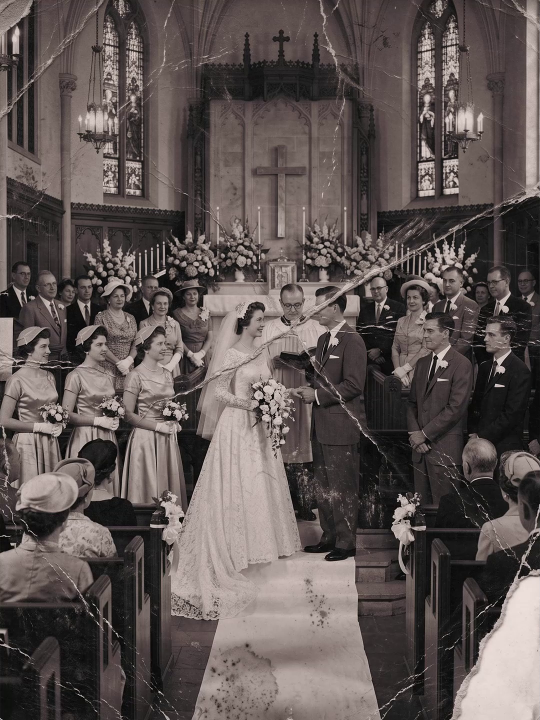
#> input picture frame 14 of assets/videos/ClassicWedding.mp4, 1080 x 1440 px (shown at 1/2 size)
$ python combine_grid_videos.py
#> lines starting #> are read from the running program, lines starting #| are printed output that depends on the picture; pictures that were not available may be replaced by others from this repository, and a replacement may not be noted
import cv2
import os
import numpy as np

def combine_videos():
    video_dir = os.path.join(os.getcwd(), 'assets', 'videos')
    v1_path = os.path.join(video_dir, 'ClassicWedding.mp4')
    v2_path = os.path.join(video_dir, 'FamilyPhoto.mp4')
    v3_path = os.path.join(video_dir, 'OldMemories.mp4')
    v4_path = os.path.join(video_dir, 'VintagePortrait.mp4')
    out_path = os.path.join(video_dir, 'TransformationGridMaster.mp4')

    cap1 = cv2.VideoCapture(v1_path)
    cap2 = cv2.VideoCapture(v2_path)
    cap3 = cv2.VideoCapture(v3_path)
    cap4 = cv2.VideoCapture(v4_path)

    fps = cap1.get(cv2.CAP_PROP_FPS) or 24.0

    # Intrinsic 3:4 aspect ratio for cards (1080x1440 => 480x640)
    card_w = 480
    card_h = 640
    gap = 24  # gap between grid cards

    grid_w = card_w * 2 + gap
    grid_h = card_h * 2 + gap

    fourcc = cv2.VideoWriter_fourcc(*'mp4v')
    out = cv2.VideoWriter(out_path, fourcc, fps, (grid_w, grid_h))

    while True:
        ret1, frame1 = cap1.read()
#> frame1 is the input picture: shape (1440, 1080, 3); mean B, G, R 82.9, 85.1, 94.4
        ret2, frame2 = cap2.read()
        ret3, frame3 = cap3.read()
        ret4, frame4 = cap4.read()

        if not (ret1 and ret2 and ret3 and ret4):
            break

        f1 = cv2.resize(frame1, (card_w, card_h))
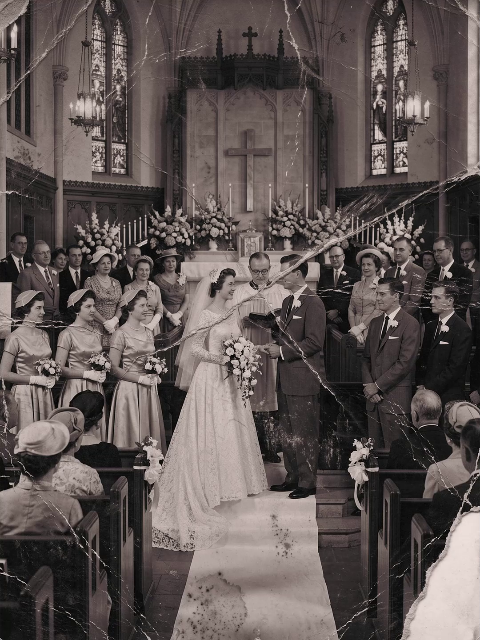
#> f1: shape (640, 480, 3); mean B, G, R 82.8, 85, 94.3
        f2 = cv2.resize(frame2, (card_w, card_h))
        f3 = cv2.resize(frame3, (card_w, card_h))
        f4 = cv2.resize(frame4, (card_w, card_h))

        # Canvas with clean white background matching app theme (#FFFFFF)
        canvas = np.full((grid_h, grid_w, 3), 255, dtype=np.uint8)

        # Top-Left (Classic Wedding)
        canvas[0:card_h, 0:card_w] = f1
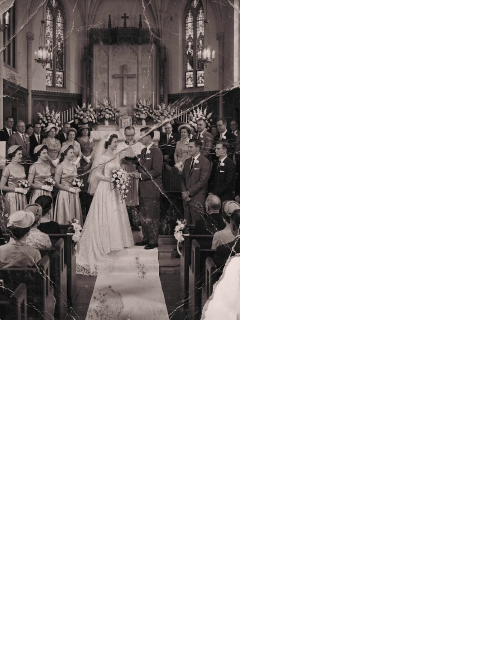
#> canvas: shape (1304, 984, 3) (shown at 1/2 size); mean B, G, R 213.8, 214.3, 216.5
        # Top-Right (Family Photo)
        canvas[0:card_h, card_w + gap:grid_w] = f2
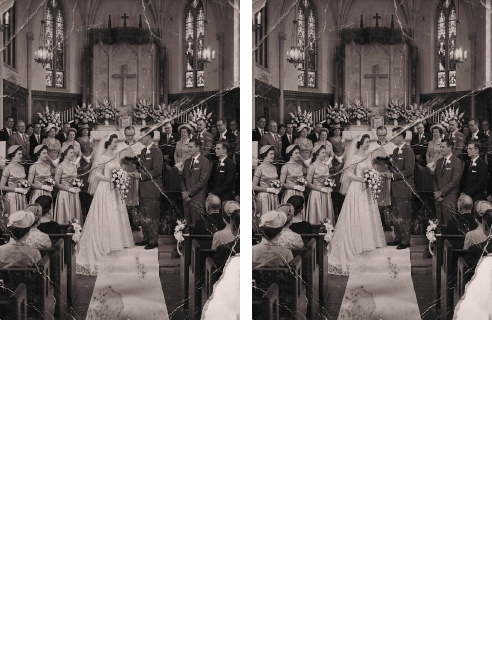
#> canvas: shape (1304, 984, 3) (shown at 1/2 size); mean B, G, R 172.6, 173.6, 178.1
        # Bottom-Left (Old Memories)
        canvas[card_h + gap:grid_h, 0:card_w] = f3
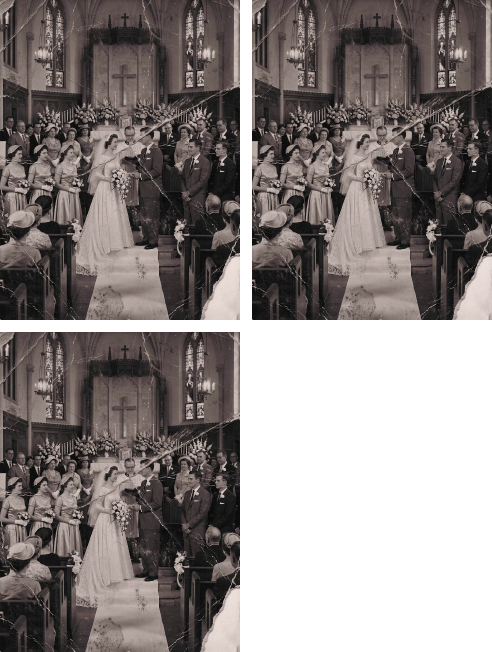
#> canvas: shape (1304, 984, 3) (shown at 1/2 size); mean B, G, R 131.3, 132.9, 139.6
        # Bottom-Right (Vintage Portrait)
        canvas[card_h + gap:grid_h, card_w + gap:grid_w] = f4
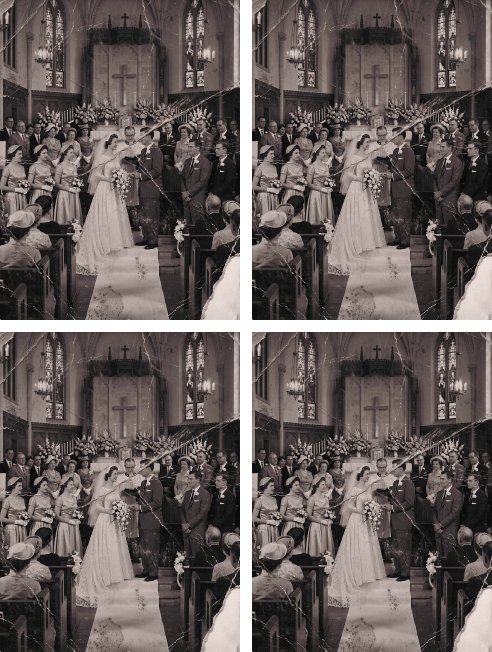
#> canvas: shape (1304, 984, 3) (shown at 1/2 size); mean B, G, R 90.1, 92.2, 101.1

        out.write(canvas)

    cap1.release()
    cap2.release()
    cap3.release()
    cap4.release()
    out.release()
    print(f"Successfully generated master 2x2 grid video with 3:4 aspect ratio: {out_path}")

if __name__ == '__main__':
    combine_videos()

$ run again, starting later in the video
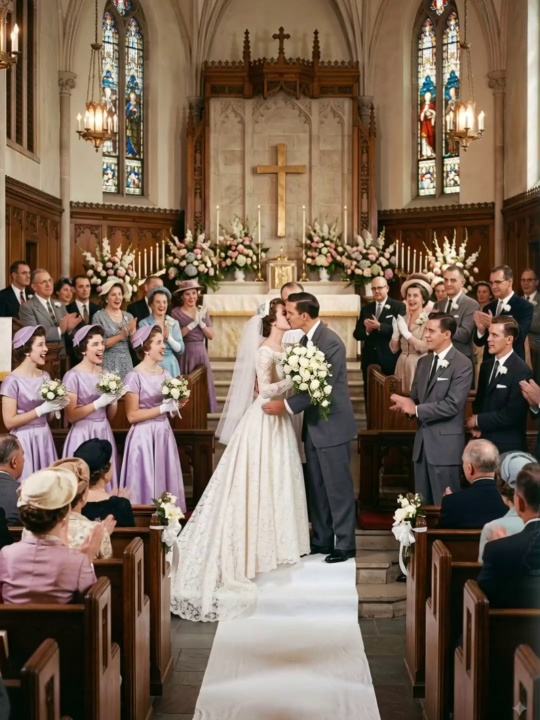
#> input picture frame 64 of assets/videos/ClassicWedding.mp4, 1080 x 1440 px (shown at 1/2 size)
#> in combine_videos, frame1 is the input picture: shape (1440, 1080, 3); mean B, G, R 86.3, 102.5, 121.7
#> in combine_videos, `canvas[card_h + gap:grid_h, 0:card_w] = f3`:
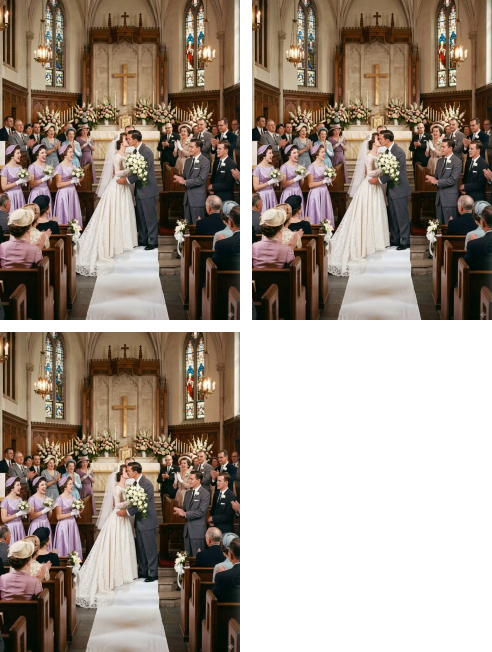
#> canvas: shape (1304, 984, 3) (shown at 1/2 size); mean B, G, R 133.8, 145.4, 159.2
#> in combine_videos, `canvas[card_h + gap:grid_h, card_w + gap:grid_w] = f4`:
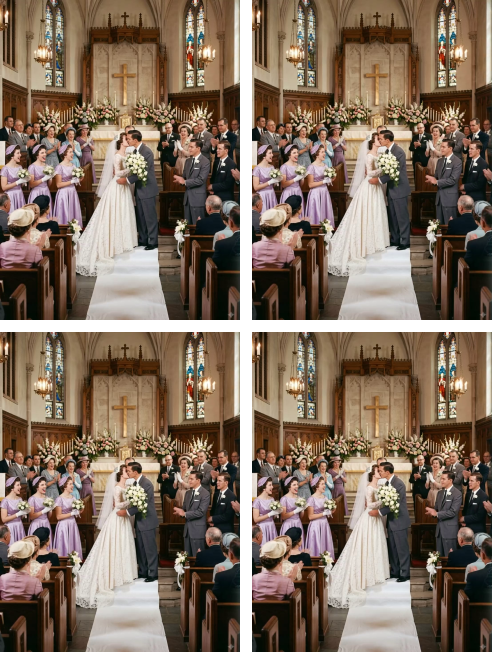
#> canvas: shape (1304, 984, 3) (shown at 1/2 size); mean B, G, R 93.4, 108.9, 127.3

$ run again, starting later in the video
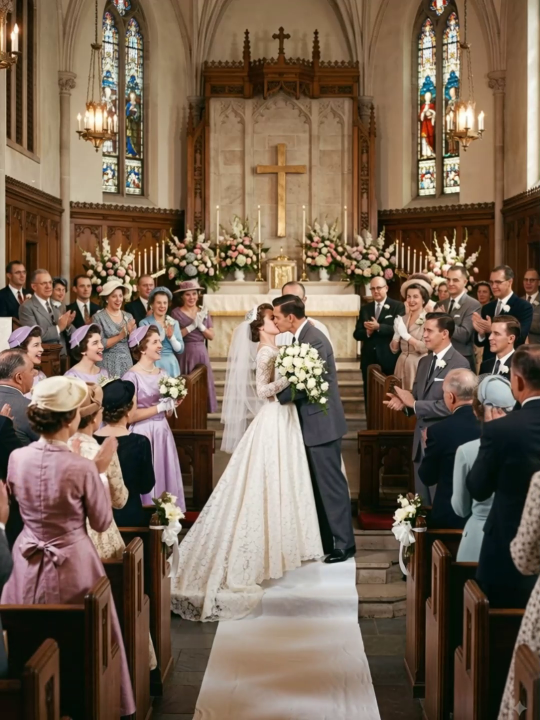
#> input picture frame 115 of assets/videos/ClassicWedding.mp4, 1080 x 1440 px (shown at 1/2 size)
#> in combine_videos, frame1 is the input picture: shape (1440, 1080, 3); mean B, G, R 81.6, 98.8, 118.1
#> in combine_videos, `canvas[card_h + gap:grid_h, 0:card_w] = f3`:
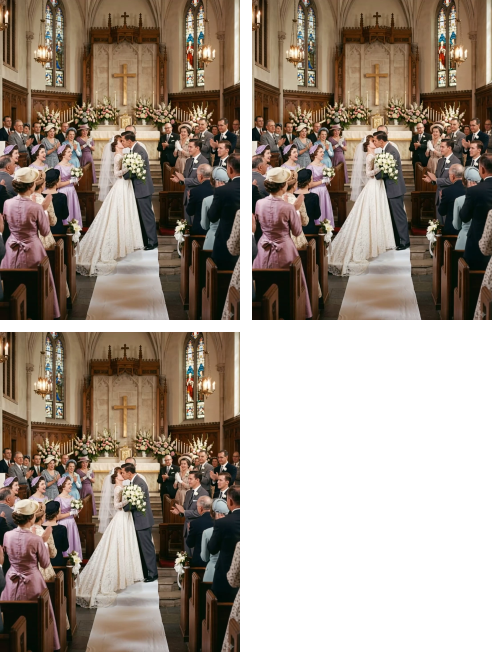
#> canvas: shape (1304, 984, 3) (shown at 1/2 size); mean B, G, R 130.4, 142.7, 156.6
#> in combine_videos, `canvas[card_h + gap:grid_h, card_w + gap:grid_w] = f4`:
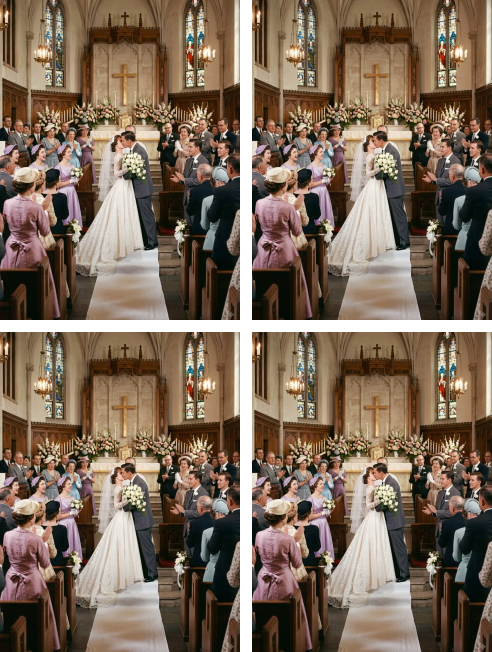
#> canvas: shape (1304, 984, 3) (shown at 1/2 size); mean B, G, R 88.9, 105.3, 123.8
